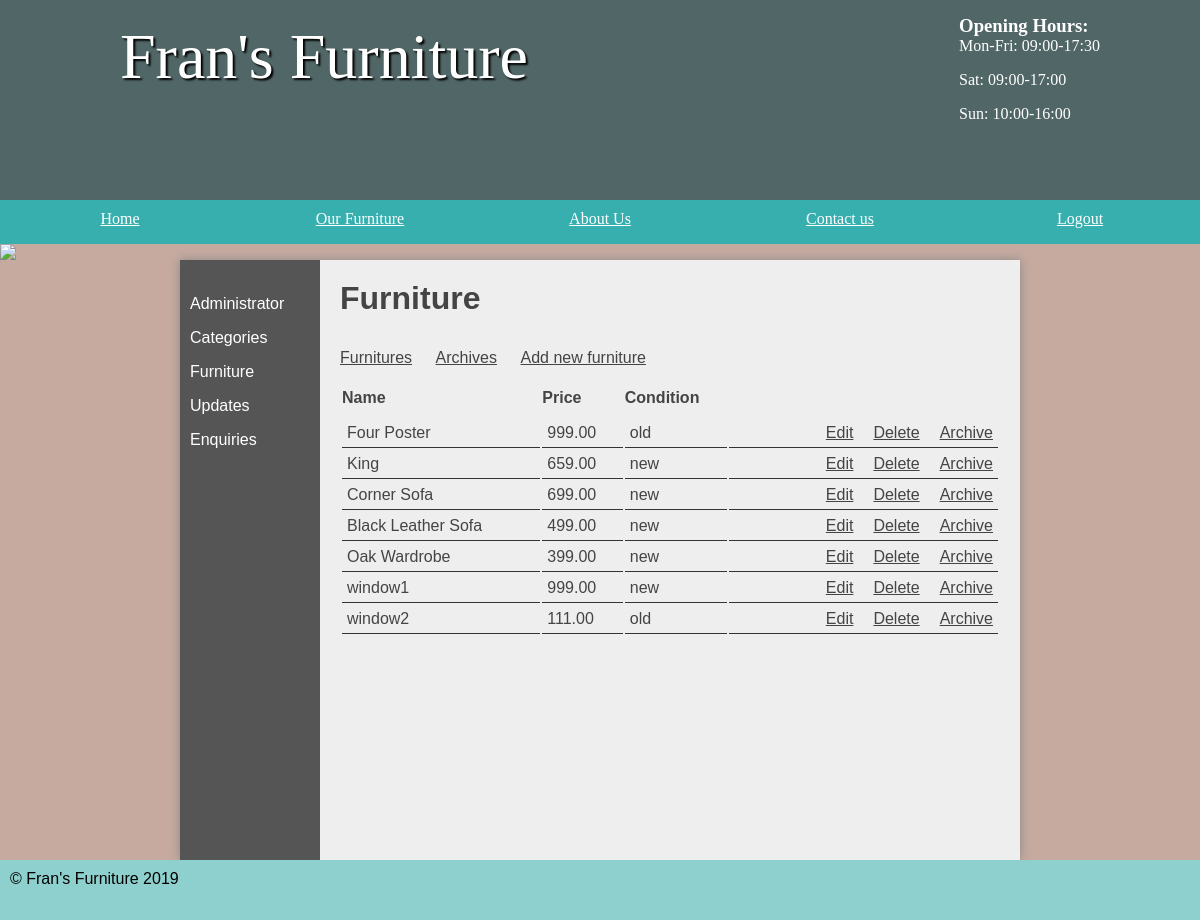
Screenshot of /furniture/admin/public_html/index.php?page=furniture.php (signed in) with the database file from the repository.
### tables this page shows
CREATE TABLE `furniture` (
  `id` int(11) NOT NULL,
  `name` varchar(45) DEFAULT NULL,
  `description` varchar(2000) DEFAULT NULL,
  `price` decimal(5,2) DEFAULT NULL,
  `categoryId` int(11) DEFAULT NULL,
  `img1` varchar(255) NOT NULL,
  `img2` varchar(255) NOT NULL,
  `img3` varchar(255) NOT NULL,
  `img4` varchar(255) NOT NULL,
  `archive` varchar(3) NOT NULL DEFAULT 'no',
  `state` varchar(3) NOT NULL
);

### furniture/functions/load_template.php (called while the page is built, shortened)
<?php
function loadTemp($filename,$vars)
{
	extract($vars);
	require $filename;
	$data = ob_get_clean();
	return $data;
}
?>

### furniture/admin/pages/furniture.php (called while the page is built, shortened)
<?php
	$table = new tableGenerator();
	$headings = array('Name', 'Price','Condition','');
	$table->setHeadings($headings);
	$furnitureQuery = new OperationTable('furniture');
	$furniture = $furnitureQuery->find('archive', 'no');
	foreach ($furniture as $row) {
		$table->addRow(['name'=>$row['name'],
						'price'=>$row['price'],
						'state'=>$row['state'],
						'operation'=>'<a style="float: right" href="index.php?page=furniture.php&aid=' . $row['id'] . '">Archive</a>
						<a style="float: right" href="index.php?page=furniture.php&did=' . $row['id'] . '">Delete</a>
						<a style="float: right" href="index.php?page=manage_furniture.php&id=' . $row['id'] . '">Edit</a>'
						]);
	}
	$nav = loadTemp('../templates/nav_template.php',[]);
	$left = loadTemp('../templates/aside_template.php',[]);
	$content = loadTemp('../templates/furniture_template.php',['nav'=>$nav, 'left'=>$left, 'table'=>$table]);
?>

### furniture/classes/TableGenerator.php (the view)
<?php
	class TableGenerator
	{
		private $headings;
		private $rows =[];
		public function setHeadings($headings)
		{
			$this->headings = $headings;
		}
		public function addRow($row)
		{
			$this->rows[]= $row;
		}
		public function generateTable()
		{
			$html = '<table><thead><tr>';
			foreach ($this->headings as $row) {
					$html.='<th>'.$row.'</th>';
			}
			$html.= "</thead></tr>";
			$html.='<tbody>';
			foreach ($this->rows as $row) {
				$html.='<tr>';
				foreach ($row as $key => $r) {
					if (!is_numeric($key)) {
						$html.='<td>'.$r.'</td>';
					}
				}
				$html.='</tr>';
			}
			$html.='</tbody>';
			$html .= '</table>';
			return $html;
		}
	}
?>

### furniture/css/styles.css (style rules this page uses)
* { margin: 0; padding: 0; }
html { font-family: 'Oxygen-Regular', verdana, sans-serif; }
body { background-color: #C6AAA0; }
section a { color: #444; }
table { width: 100%; margin-top: 20px; }
td { padding: 5px; border-bottom: 1px solid #333; }
table th { text-align: left; padding-bottom: 10px; }
table td a { margin-left: 20px; }

### rows the page displays
furniture: name "Four Poster", price "999.00", state "old", r "Archive Delete Edit"
furniture: name "King", price "659.00", state "new", r "Archive Delete Edit"
furniture: name "Corner Sofa", price "699.00", state "new", r "Archive Delete Edit"
furniture: name "Black Leather Sofa", price "499.00", state "new", r "Archive Delete Edit"
furniture: name "Oak Wardrobe", price "399.00", state "new", r "Archive Delete Edit"
furniture: name "window1", price "999.00", state "new", r "Archive Delete Edit"
furniture: name "window2", price "111.00", state "old", r "Archive Delete Edit"

### other values shown
$row "Name"
$row "Price"
$row "Condition"
